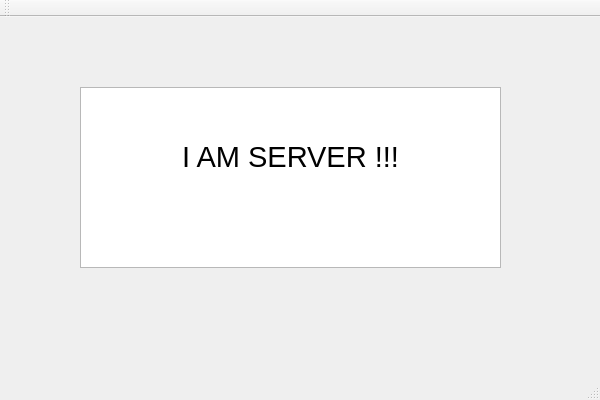
<?xml version="1.0" encoding="UTF-8"?>
<ui version="4.0">
 <class>OOP_final_serverClass</class>
 <widget class="QMainWindow" name="OOP_final_serverClass">
  <property name="geometry">
   <rect>
    <x>0</x>
    <y>0</y>
    <width>600</width>
    <height>400</height>
   </rect>
  </property>
  <property name="windowTitle">
   <string>OOP_final_server</string>
  </property>
  <widget class="QWidget" name="centralWidget">
   <widget class="QTextBrowser" name="textBrowser">
    <property name="geometry">
     <rect>
      <x>80</x>
      <y>70</y>
      <width>421</width>
      <height>181</height>
     </rect>
    </property>
    <property name="html">
     <string>&lt;!DOCTYPE HTML PUBLIC &quot;-//W3C//DTD HTML 4.0//EN&quot; &quot;http://www.w3.org/TR/REC-html40/strict.dtd&quot;&gt;
&lt;html&gt;&lt;head&gt;&lt;meta name=&quot;qrichtext&quot; content=&quot;1&quot; /&gt;&lt;style type=&quot;text/css&quot;&gt;
p, li { white-space: pre-wrap; }
&lt;/style&gt;&lt;/head&gt;&lt;body style=&quot; font-family:'PMingLiU'; font-size:9pt; font-weight:400; font-style:normal;&quot;&gt;
&lt;p align=&quot;center&quot; style=&quot;-qt-paragraph-type:empty; margin-top:0px; margin-bottom:0px; margin-left:0px; margin-right:0px; -qt-block-indent:0; text-indent:0px;&quot;&gt;&lt;br /&gt;&lt;/p&gt;
&lt;p align=&quot;center&quot; style=&quot;-qt-paragraph-type:empty; margin-top:0px; margin-bottom:0px; margin-left:0px; margin-right:0px; -qt-block-indent:0; text-indent:0px; font-size:22pt;&quot;&gt;&lt;br /&gt;&lt;/p&gt;
&lt;p align=&quot;center&quot; style=&quot; margin-top:0px; margin-bottom:0px; margin-left:0px; margin-right:0px; -qt-block-indent:0; text-indent:0px;&quot;&gt;&lt;span style=&quot; font-size:22pt;&quot;&gt;I AM SERVER !!!&lt;/span&gt;&lt;/p&gt;&lt;/body&gt;&lt;/html&gt;</string>
    </property>
   </widget>
  </widget>
  <widget class="QMenuBar" name="menuBar">
   <property name="geometry">
    <rect>
     <x>0</x>
     <y>0</y>
     <width>600</width>
     <height>25</height>
    </rect>
   </property>
  </widget>
  <widget class="QToolBar" name="mainToolBar">
   <attribute name="toolBarArea">
    <enum>TopToolBarArea</enum>
   </attribute>
   <attribute name="toolBarBreak">
    <bool>false</bool>
   </attribute>
  </widget>
  <widget class="QStatusBar" name="statusBar"/>
 </widget>
 <layoutdefault spacing="6" margin="11"/>
 <resources>
  <include location="OOP_final_server.qrc"/>
 </resources>
 <connections/>
</ui>
